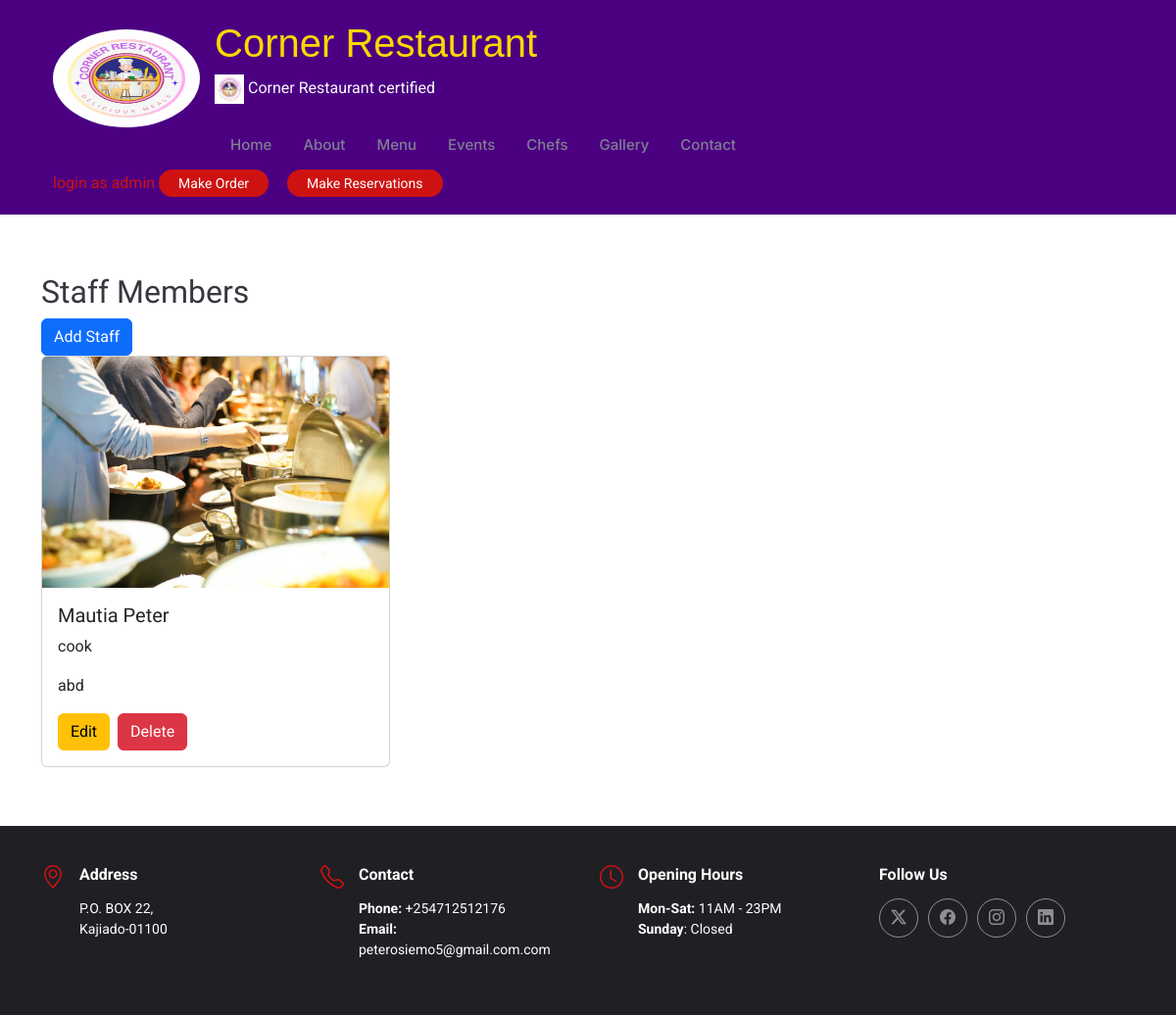
/staff/ (signed in), run on the app's committed database.
### staff/models.py (models this page shows, shortened)
class Staff(models.Model):
    name = models.CharField(max_length=100, help_text="Full name of the staff member")
    role = models.CharField(max_length=100, help_text="Role or position of the staff member")
    bio = models.TextField(help_text="A short bio of the staff member")
    photo = models.ImageField(upload_to='staff_photos/', help_text="Upload a photo of the staff member")
    twitter = models.URLField(blank=True, null=True, help_text="Twitter profile link")
    facebook = models.URLField(blank=True, null=True, help_text="Facebook profile link")
    instagram = models.URLField(blank=True, null=True, help_text="Instagram profile link")
    linkedin = models.URLField(blank=True, null=True, help_text="LinkedIn profile link")

### staff/views.py (the view)
# urls.py: path('staff/', views.staff_list, name='staff_list'),
def staff_list(request):
    staff_members = Staff.objects.all()
    return render(request, 'staff_list.html', {'staff_members': staff_members})

### staff/templates/staff_list.html (shortened to what this page needs)
{% extends "starter-page.html" %}
{% block body %}
<section class="staff-list">
    <div class="container">
        <h2>Staff Members</h2>
        <a href="{% url 'add_staff' %}" class="btn btn-primary">Add Staff</a>
        <div class="row gy-4">
            {% for staff in staff_members %}
            <div class="col-lg-4">
                <div class="card">
                    <img src="{{ staff.photo.url }}" class="card-img-top" alt="{{ staff.name }}">
                    <div class="card-body">
                        <h5 class="card-title">{{ staff.name }}</h5>
                        <p class="card-text">{{ staff.role }}</p>
                        <p>{{ staff.bio }}</p>
                        <div class="d-flex">
                            <a href="{% url 'edit_staff' staff.pk %}" class="btn btn-warning me-2">Edit</a>
                            <form action="{% url 'delete_staff' staff.pk %}" method="post">
                                <button type="submit" class="btn btn-danger">Delete</button>
                            </form>
                        </div>
                    </div>
                </div>
            </div>
            {% endfor %}
        </div>
    </div>
</section>
{% endblock %}

### static/assets/css/main.css (style rules this page uses)
:root { --default-font: "Roboto", system-ui, -apple-system, "Segoe UI", Roboto, "Helvetica Neue", Arial, "Noto Sans", "Liberation Sans", sans-serif, "Apple Color Emoji", "Segoe UI Emoji", "Segoe UI Symbol", "Noto Color Emoji"; --heading-font: "Amatic SC", sans-serif; --nav-font: "Inter", sans-serif; }
:root { --background-color: #ffffff; --default-color: #212529; --heading-color: #37373f; --accent-color: #ce1212; --surface-color: #ffffff; --contrast-color: #ffffff; }
:root { --nav-color: #7f7f90; --nav-hover-color: #ce1212; --nav-mobile-background-color: #ffffff; --nav-dropdown-background-color: #ffffff; --nav-dropdown-color: #7f7f90; --nav-dropdown-hover-color: #ce1212; }
:root { scroll-behavior: smooth; }
body { color: var(--default-color); background-color: var(--background-color); font-family: var(--default-font); }
a { color: var(--accent-color); text-decoration: none; transition: 0.3s; }
h1, h2, h3, h4, h5, h6 { color: var(--heading-color); font-family: var(--heading-font); }
section, .section { color: var(--default-color); background-color: var(--background-color); padding: 60px 0; scroll-margin-top: 92px; overflow: clip; }

### templates/starter-page.html (style rules this page uses)
body { background-color: #4B0082; color: #000; }

### data on the page
Staff: photo (picture), name "Mautia Peter", role "cook", bio "abd"
